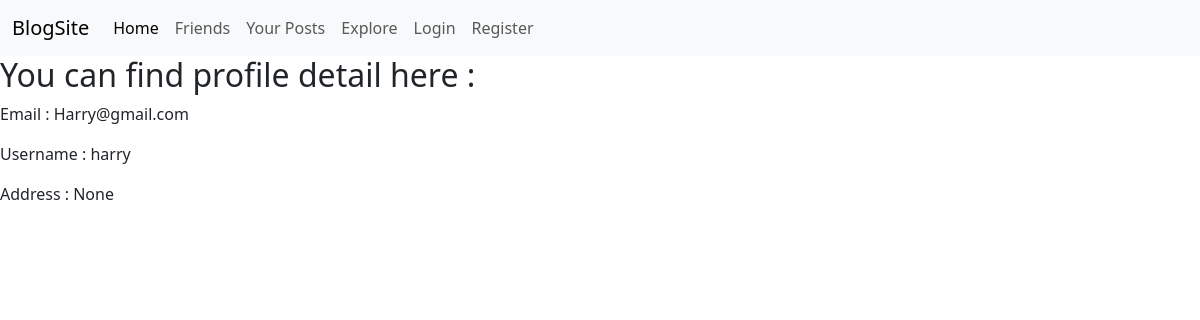
The page /profile/4/ on the database its author committed.
### accounts/models.py (models this page shows, shortened)
class Profile(models.Model):
    user=models.OneToOneField(settings.AUTH_USER_MODEL,on_delete=models.CASCADE,related_name='profile')
    date_of_birth=models.DateField(null=True,blank=True,validators=[validate_dob])
    address=models.CharField(null=True,blank=True,max_length=255)
    bio=models.CharField(null=True,blank=True,max_length=500)

class CustomUser(AbstractUser):
    email = models.EmailField(unique=True)
    USERNAME_FIELD='email'
    REQUIRED_FIELDS = ['username']
    objects=CustomUserManager()

### accounts/views.py (the view)
# urls.py: path('profile/<int:pk>/',ProfileDetailView.as_view(),name='profile_detail'),
class ProfileDetailView(DetailView):
    model=Profile
    context_object_name='profile'
    template_name='accounts/profiledetail.html'

### accounts/templates/accounts/profiledetail.html (shortened to what this page needs)
{% extends "../base.html" %}
{% block content %}
    <h2>You can find profile detail here :</h2>
    <p>Email : {{profile.user.email}} </p>
   <p>Username : {{profile.user.username}}</p>
    <p>Address : {{profile.address}}</p>
{% endblock content %}

### rows shown on the page
Profile: user.email "Harry@gmail.com", user.username "harry", address "None"
